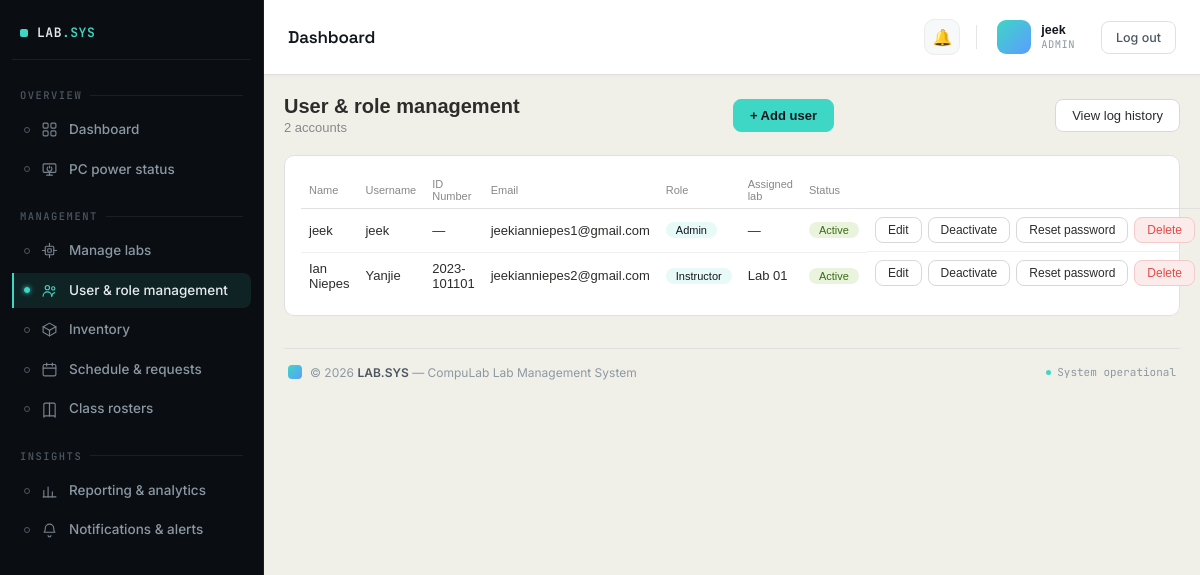
Screenshot of /accounts/users/ (signed in) with the database file from the repository.
### accounts/models.py (models this page shows, shortened)
class User(AbstractUser):
    ROLE_CHOICES = [
        ('admin', 'Admin'),
        ('incharge', 'Lab In-charge'),
        ('instructor', 'Instructor'),
        ('student', 'Student'),
    ]
    role = models.CharField(max_length=20, choices=ROLE_CHOICES, default='instructor')
    id_number = models.CharField(
        max_length=50, blank=True, default='',
        help_text='Student/Instructor ID — used to match this account to reservation requests and lab PC check-ins. Separate from the login username.'
    )
    assigned_lab = models.ForeignKey(
        'labs.Lab',
        null=True,
        blank=True,
        on_delete=models.SET_NULL,
        related_name='assigned_users'
    )
    email_notifications_enabled = models.BooleanField(default=True)

### labs/models.py (models this page shows, shortened)
class Lab(models.Model):
    name = models.CharField(max_length=100)
    location = models.CharField(max_length=200, blank=True)
    opening_time = models.TimeField(
        default='07:00',
        help_text='Daily opening time, used as the capacity basis for utilization % in reports.'
    )
    closing_time = models.TimeField(
        default='21:00',
        help_text='Daily closing time, used as the capacity basis for utilization % in reports.'
    )

### accounts/views.py (the view)
# urls.py: path('users/', views.UsersListView.as_view(), name='users'),
class UsersListView(RoleRequiredMixin, ListView):
    allowed_roles = ['admin']
    template_name = 'accounts/users.html'
    context_object_name = 'users'
    queryset = User.objects.all().order_by('role', 'last_name')

### accounts/context_processors.py (called while the page is built)
def sidebar_counts(request):
    if not request.user.is_authenticated:
        return {}
    return {
        'unread_notifications_count': Notification.objects.filter(
            user=request.user, read=False
        ).count(),
        'open_issues_count': Issue.objects.filter(status='open').count()
        if request.user.role in ['admin', 'incharge'] else 0,
    }

### accounts/mixins.py (called while the page is built)
    def dispatch(self, request, *args, **kwargs):
        if not request.user.is_authenticated:
            return self.handle_no_permission()
        if self.allowed_roles and request.user.role not in self.allowed_roles:
            raise PermissionDenied
        return super().dispatch(request, *args, **kwargs)

### compulab/templates/accounts/users.html (shortened to what this page needs)
{% extends "base.html" %}
{% block content %}
<div class="page-header">
  <div>
    <h1>User &amp; role management</h1>
    <div class="sub">{{ users|length }} accounts</div>
  </div>
  <a href="{% url 'user_create' %}" class="action-btn primary">+ Add user</a>
  <a href="{% url 'log_history' %}" class="action-btn" style="margin-left:8px">View log history</a>
</div>
<div class="card">
  <table class="table">
    <thead>
      <tr>
        <th>Name</th>
        <th>Username</th>
        <th>ID Number</th>
        <th>Email</th>
        <th>Role</th>
        <th>Assigned lab</th>
        <th>Status</th>
        <th></th>
      </tr>
    </thead>
    <tbody>
      {% for u in users %}
        <tr>
          <td>{{ u.get_full_name|default:u.username }}</td>
          <td>{{ u.username }}</td>
          <td>{{ u.id_number|default:"—" }}</td>
          <td>{{ u.email|default:"—" }}</td>
          <td><span class="status-pill pill-{{ u.role }}">{{ u.get_role_display }}</span></td>
          <td>{{ u.assigned_lab.name|default:"—" }}</td>
          <td>
            {% if u.is_active %}
              <span class="status-pill pill-online">Active</span>
            {% else %}
              <span class="status-pill pill-offline">Disabled</span>
            {% endif %}
          </td>
          <td style="white-space:nowrap; display:flex; gap:6px;">
            <a href="{% url 'user_update' u.pk %}" class="action-btn small">Edit</a>
            {% if u.is_active %}
              <form method="post" action="{% url 'user_deactivate' u.pk %}" style="display:inline">
                <button type="submit" class="action-btn small">Deactivate</button>
              </form>
            {% else %}
              <form method="post" action="{% url 'user_activate' u.pk %}" style="display:inline">
                {% csrf_token %}
                <button type="submit" class="action-btn small primary">Activate</button>
              </form>
            {% endif %}
            <a href="{% url 'user_reset_password' u.pk %}" class="action-btn small">Reset password</a>
            <a href="{% url 'user_delete' u.pk %}" class="action-btn small danger">Delete</a>
          </td>
        </tr>
      {% empty %}
        <tr><td colspan="7"><p class="empty">No users yet.</p></td></tr>
      {% endfor %}
    </tbody>
  </table>
</div>
{% endblock %}

### compulab/templates/dashboard/navbar.html (shortened to what this page needs)
<div class="topbar">
  <div class="topbar-title">{{ page_title|default:"Dashboard" }}</div>
  <div class="topbar-right">
    <div class="topbar-notif">
      <a href="{% url 'notifications' %}" title="Notifications">
        🔔
      </a>
    </div>
    <div class="topbar-user">
      <div class="avatar">
      </div>
      <div class="user-meta">
        <span class="user-name">{{ request.user.get_full_name|default:request.user.username }}</span>
        <span class="user-role">{{ request.user.role|default:"Admin" }}</span>
      </div>
    </div>
    <form method="post" action="{% url 'logout' %}" style="display:inline;">
      <button type="submit" class="btn">Log out</button>
    </form>
  </div>
</div>

### compulab/templates/base.html (style rules this page uses)
* { box-sizing: border-box; margin: 0; padding: 0; }
html, body { height: 100%; }
body { font-family: sans-serif; background: #f1f0e8; color: #2c2c2a; }
:root { --topbar-accent: #3ed6c4; --topbar-accent-tint: rgba(62,214,196,0.12); --topbar-ink-1: #12171d; --topbar-text-1: #4d5761; --topbar-text-2: #8b98a3; }
.card { background: white; border: 1px solid #e0e0e0; border-radius: 10px; padding: 16px; margin-bottom: 14px; }
.table { width: 100%; border-collapse: collapse; font-size: 13px; }
.table th { text-align: left; padding: 6px 8px; color: #888; font-weight: 500; border-bottom: 1px solid #e0e0e0; font-size: 11px; }
.table td { padding: 8px; border-bottom: 1px solid #f0f0f0; }
.table tr:last-child td { border-bottom: none; }
a { color: inherit; }
.page-header { display: flex; align-items: center; justify-content: space-between; margin-bottom: 20px; flex-wrap: wrap; gap: 12px; }
.page-header h1 { font-size: 20px; font-weight: 600; }
.page-header .sub { font-size: 13px; color: #888; margin-top: 2px; }
.action-btn { display: inline-flex; align-items: center; gap: 6px; padding: 8px 16px; border-radius: 8px; border: 1px solid #d8d8d8; background: #fff; color: #2c2c2a; font-size: 13px; font-weight: 500; text-decoration: none; cursor: pointer; }
.action-btn.primary { background: var(--topbar-accent); border-color: var(--topbar-accent); color: var(--topbar-ink-1); font-weight: 600; }
.action-btn.danger { background: #FCEBEB; border-color: #f3c9c9; color: #E24B4A; }
.action-btn.small { padding: 5px 12px; font-size: 12px; }
.status-pill { display: inline-block; padding: 2px 10px; border-radius: 10px; font-size: 11px; font-weight: 500; text-transform: capitalize; }
.pill-resolved, .pill-approved, .pill-online, .pill-good, .pill-low, .pill-activate, .pill-register, .pill-operational { background: #EAF3DE; color: #3B6D11; }
.pill-admin, .pill-incharge, .pill-instructor, .pill-student, .pill-fair, .pill-reset_password, .pill-pc_unlock { background: var(--topbar-accent-tint); color: var(--topbar-ink-1); }

### compulab/templates/dashboard/navbar.html (style rules this page uses)
.topbar { padding: 16px 24px; border-bottom: 1px solid #e0e0e0; background: white; display: flex; align-items: center; justify-content: space-between; box-shadow: 0 1px 3px rgba(18, 23, 29, 0.03); }
.topbar-title { font-family: 'Space Grotesk', sans-serif; font-size: 17px; font-weight: 600; letter-spacing: -0.01em; color: #12171d; }
.topbar-right { display: flex; align-items: center; gap: 16px; font-size: 13px; color: #555; }
.topbar-notif { position: relative; display: flex; align-items: center; }
.topbar-notif a { position: relative; display: flex; align-items: center; justify-content: center; width: 36px; height: 36px; border-radius: 10px; font-size: 16px; text-decoration: none; color: #4d5761; background: #f7f8f9; border: 1px solid #ececec; transition: background-color 0.15s ease, border-color 0.15s ease, transform 0.15s ease; }
.topbar-user { display: flex; align-items: center; gap: 10px; padding: 4px 10px 4px 4px; border-radius: 12px; transition: background-color 0.15s ease; }
.avatar { width: 34px; height: 34px; border-radius: 9px; background: linear-gradient(135deg, #3ed6c4, #5b9dff); color: #0a0e12; font-family: 'JetBrains Mono', monospace; font-size: 12px; font-weight: 700; display: flex; align-items: center; justify-content: center; flex-shrink: 0; }
.user-meta { display: flex; flex-direction: column; line-height: 1.25; }
.user-name { font-size: 12.5px; font-weight: 600; color: #12171d; white-space: nowrap; }
.user-role { font-size: 10.5px; font-family: 'JetBrains Mono', monospace; color: #8b98a3; text-transform: uppercase; letter-spacing: 0.04em; }
.btn { display: inline-flex; align-items: center; gap: 6px; padding: 8px 14px; border-radius: 8px; font-size: 12.5px; font-weight: 500; border: 1px solid #e0e0e0; background: white; cursor: pointer; text-decoration: none; color: #4d5761; font-family: 'Inter', sans-serif; transition: background-color 0.15s ease, border-color 0.15s ease, color 0.15s ease; }

### rows the page displays
User: user.get_full_name "jeek", user.role "ADMIN", get_full_name "jeek", username "jeek", id_number "—", email "jeekianniepes1@gmail.com", role "Admin", assigned_lab.name "—", is_active "Active"
User: get_full_name "Ian Niepes", username "Yanjie", id_number "2023-101101", email "jeekianniepes2@gmail.com", role "Instructor", assigned_lab.name "Lab 01", is_active "Active"

### other values shown
{{ page_title|default:"Dashboard" }} "Dashboard"
{{ users|length }} "2"
